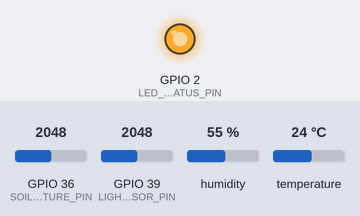
Bench run of a sketch on a simulated ESP32. Shown: output pins drawn as LEDs (lit = HIGH). The test bench sets the inputs (shaded band); at power-on: GPIO 36 (SOIL_MOISTURE_PIN) = 2048, GPIO 39 (LIGHT_SENSOR_PIN) = 2048, humidity 55 %, temperature 24 °C. WiFi joins after 1.5 s; servers stay silent unless stated; uploads are accepted with an empty reply; what the sketch prints to the serial monitor is not drawn.

Above: at 3.8 s.
At 5.25 s:
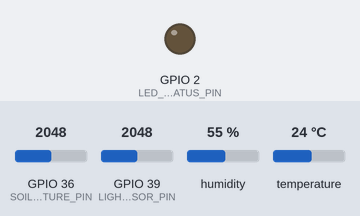
Timing chart, 0 to 9.0 s (numbered marks = the images above):
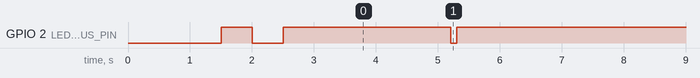

Measured:
- by itself, GPIO 2 (LED_STATUS_PIN): goes LOW 0.50 s, HIGH 2.7 s, 24 × (LOW 0.10 s, HIGH 4.9 s), LOW 0.10 s, then HIGH

The sketch:

esp32_sensor_node.ino
```cpp
/*
  =============================================================================
  Thalir IoT — ESP32 Environmental Telemetry Node
  =============================================================================
  Board: ESP32 Dev Module / NodeMCU 32S
  Sensors:
    - Temperature & Humidity: DHT22 (or DHT11) on GPIO 4
    - Soil Moisture: Capacitive Soil Moisture Sensor v1.2 on Analog Pin VP / GPIO 36 (ADC1_CH0)
    - Light Level: LDR / Analog Light Sensor on Analog Pin VN / GPIO 39 (ADC1_CH3) or BH1750 (I2C)
  Target Backend API Endpoint:
    HTTP POST http://<YOUR_SERVER_IP>:8000/api/v1/sensors/data
  =============================================================================
*/

#include <WiFi.h>
#include <HTTPClient.h>
#include <DHT.h>
#include <ArduinoJson.h>

// --- Wi-Fi Configuration ---
const char* WIFI_SSID     = "YOUR_WIFI_SSID";
const char* WIFI_PASSWORD = "YOUR_WIFI_PASSWORD";

// --- Thalir FastAPI Backend URL ---
// Change to your laptop / server local IP (e.g., http://192.168.1.100:8000)
const char* BACKEND_URL = "http://192.168.1.100:8000/api/v1/sensors/data";

// --- Pin Definitions & Sensor Types ---
#define DHTPIN 4          // GPIO 4 connected to DHT22 Data pin
#define DHTTYPE DHT22     // Change to DHT11 if using DHT11 sensor
DHT dht(DHTPIN, DHTTYPE);

#define SOIL_MOISTURE_PIN 36 // GPIO 36 (ADC1_CH0 / VP pin)
#define LIGHT_SENSOR_PIN  39 // GPIO 39 (ADC1_CH3 / VN pin)
#define LED_STATUS_PIN    2  // Built-in LED for transmission status indicator

// --- Transmission Settings ---
const unsigned long TELEMETRY_INTERVAL_MS = 5000; // Send telemetry every 5 seconds
unsigned long lastSendTime = 0;

// Moisture Sensor Calibration (Tune for your specific sensor & dry/wet soil)
const int DRY_SOIL_ADC  = 3200; // ADC reading in dry air
const int WET_SOIL_ADC  = 1300; // ADC reading immersed in water

void setup() {
  Serial.begin(115200);
  delay(1000);

  pinMode(LED_STATUS_PIN, OUTPUT);
  digitalWrite(LED_STATUS_PIN, LOW);

  Serial.println("\n[Thalir IoT] Starting ESP32 Environmental Telemetry Node...");

  // Initialize DHT Sensor
  dht.begin();

  // Connect to Wi-Fi
  connectToWiFi();
}

void loop() {
  // Ensure Wi-Fi connection is maintained
  if (WiFi.status() != WL_CONNECTED) {
    connectToWiFi();
  }

  // Periodic Telemetry Transmission
  if (millis() - lastSendTime >= TELEMETRY_INTERVAL_MS) {
    lastSendTime = millis();
    sendTelemetryData();
  }
}

void connectToWiFi() {
  Serial.print("[Wi-Fi] Connecting to ");
  Serial.println(WIFI_SSID);

  WiFi.mode(WIFI_STA);
  WiFi.begin(WIFI_SSID, WIFI_PASSWORD);

  int attempts = 0;
  while (WiFi.status() != WL_CONNECTED && attempts < 20) {
    delay(500);
    Serial.print(".");
    digitalWrite(LED_STATUS_PIN, !digitalRead(LED_STATUS_PIN)); // Flash LED during connection
    attempts++;
  }

  if (WiFi.status() == WL_CONNECTED) {
    digitalWrite(LED_STATUS_PIN, HIGH);
    Serial.println("\n[Wi-Fi] Connected successfully!");
    Serial.print("[Wi-Fi] IP Address: ");
    Serial.println(WiFi.localIP());
  } else {
    digitalWrite(LED_STATUS_PIN, LOW);
    Serial.println("\n[Wi-Fi] Connection failed. Will retry next loop cycle...");
  }
}

void sendTelemetryData() {
  // Read Sensors
  float temperature = dht.readTemperature();
  float humidity    = dht.readHumidity();

  // Read Soil Moisture & map to percentage 0-100%
  int rawSoil = analogRead(SOIL_MOISTURE_PIN);
  float soilMoisture = map(rawSoil, DRY_SOIL_ADC, WET_SOIL_ADC, 0, 100);
  soilMoisture = constrain(soilMoisture, 0.0, 100.0);

  // Read Light Intensity & map to approximate Lux
  int rawLight = analogRead(LIGHT_SENSOR_PIN);
  float lightLux = map(rawLight, 0, 4095, 0, 1500);
  lightLux = constrain(lightLux, 0.0, 1500.0);

  // Handle sensor reading failures gracefully
  if (isnan(temperature) || isnan(humidity)) {
    Serial.println("[!] Failed to read from DHT sensor! Check wiring.");
    return;
  }

  Serial.printf("[Sensors] Temp: %.1f°C | Hum: %.1f%% | Soil: %.1f%% | Light: %.1f lx\n",
                temperature, humidity, soilMoisture, lightLux);

  // Construct JSON Payload
  StaticJsonDocument<200> doc;
  doc["temperature"]   = round(temperature * 10) / 10.0;
  doc["humidity"]      = round(humidity * 10) / 10.0;
  doc["soil_moisture"] = round(soilMoisture * 10) / 10.0;
  doc["light_lux"]      = round(lightLux * 10) / 10.0;

  String jsonPayload;
  serializeJson(doc, jsonPayload);

  // Send HTTP POST Request
  HTTPClient http;
  http.begin(BACKEND_URL);
  http.addHeader("Content-Type", "application/json");

  int httpResponseCode = http.POST(jsonPayload);

  if (httpResponseCode == 201 || httpResponseCode == 200) {
    Serial.printf("[HTTP] Telemetry POST successful! Response code: %d\n", httpResponseCode);
    // Quick double blink LED to signal success
    digitalWrite(LED_STATUS_PIN, LOW);
    delay(100);
    digitalWrite(LED_STATUS_PIN, HIGH);
  } else {
    Serial.printf("[HTTP] Error sending POST packet. Error code: %d\n", httpResponseCode);
  }

  http.end();
}
```
